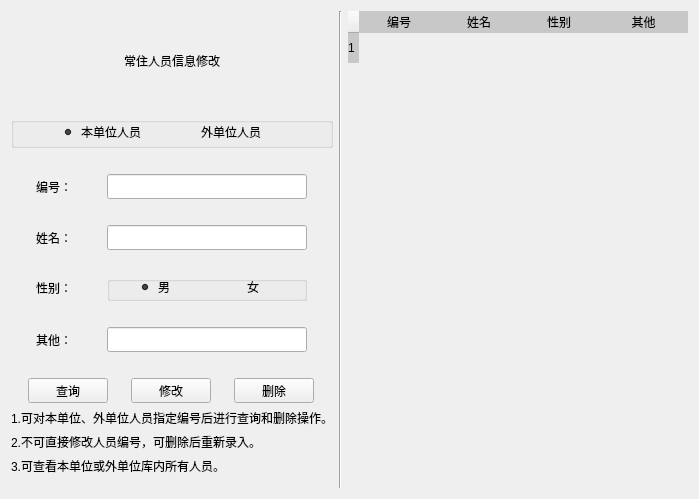
     <widget class="QWidget" name="update">
      <attribute name="title">
       <string>修改人员信息</string>
      </attribute>
      <layout class="QGridLayout" name="gridLayout_3">
       <item row="0" column="0">
        <layout class="QHBoxLayout" name="horizontalLayout_15">
         <item>
          <layout class="QVBoxLayout" name="verticalLayout_4">
           <item>
            <widget class="QLabel" name="label_10">
             <property name="minimumSize">
              <size>
               <width>250</width>
               <height>100</height>
              </size>
             </property>
             <property name="styleSheet">
              <string notr="true">background-color:rgba(0,0,0,0);border-color:rgba(0,0,0,255);color: rgba(0, 0, 0,254);border-style:none;border-width:0px;border-radius:8px;font:25px &quot;方正小标宋简体&quot;;font-style:normal;font-weight: lighter;text-decoration:blink;</string>
             </property>
             <property name="text">
              <string>&lt;html&gt;&lt;head/&gt;&lt;body&gt;&lt;p align=&quot;center&quot;&gt;常住人员信息修改&lt;/p&gt;&lt;/body&gt;&lt;/html&gt;</string>
             </property>
            </widget>
           </item>
           <item>
            <layout class="QHBoxLayout" name="horizontalLayout_65">
             <item>
              <widget class="QGroupBox" name="groupBox_4">
               <property name="minimumSize">
                <size>
                 <width>0</width>
                 <height>30</height>
                </size>
               </property>
               <property name="title">
                <string/>
               </property>
               <widget class="QRadioButton" name="editin">
                <property name="geometry">
                 <rect>
                  <x>50</x>
                  <y>6</y>
                  <width>109</width>
                  <height>18</height>
                 </rect>
                </property>
                <property name="minimumSize">
                 <size>
                  <width>0</width>
                  <height>0</height>
                 </size>
                </property>
                <property name="maximumSize">
                 <size>
                  <width>16777215</width>
                  <height>16777215</height>
                 </size>
                </property>
                <property name="layoutDirection">
                 <enum>Qt::LeftToRight</enum>
                </property>
                <property name="styleSheet">
                 <string notr="true">background-color:rgba(0,0,0,0);border-color:rgba(0,0,0,255);color: rgba(0, 0, 0,254);border-style:none;border-width:0px;border-radius:8px;font:18px &quot;宋体&quot;;font-style:normal;font-weight: lighter;text-decoration:blink;</string>
                </property>
                <property name="text">
                 <string>本单位人员</string>
                </property>
                <property name="checked">
                 <bool>true</bool>
                </property>
                <property name="autoExclusive">
                 <bool>true</bool>
                </property>
               </widget>
               <widget class="QRadioButton" name="editout">
                <property name="geometry">
                 <rect>
                  <x>170</x>
                  <y>6</y>
                  <width>158</width>
                  <height>18</height>
                 </rect>
                </property>
                <property name="minimumSize">
                 <size>
                  <width>0</width>
                  <height>0</height>
                 </size>
                </property>
                <property name="maximumSize">
                 <size>
                  <width>16777215</width>
                  <height>16777215</height>
                 </size>
                </property>
                <property name="styleSheet">
                 <string notr="true">background-color:rgba(0,0,0,0);border-color:rgba(0,0,0,255);color: rgba(0, 0, 0,254);border-style:none;border-width:0px;border-radius:8px;font:18px &quot;宋体&quot;;font-style:normal;font-weight: lighter;text-decoration:blink;</string>
                </property>
                <property name="text">
                 <string>外单位人员</string>
                </property>
               </widget>
              </widget>
             </item>
            </layout>
           </item>
           <item>
            <spacer name="verticalSpacer_7">
             <property name="orientation">
              <enum>Qt::Vertical</enum>
             </property>
             <property name="sizeType">
              <enum>QSizePolicy::Fixed</enum>
             </property>
             <property name="sizeHint" stdset="0">
              <size>
               <width>20</width>
               <height>20</height>
              </size>
             </property>
            </spacer>
           </item>
           <item>
            <layout class="QVBoxLayout" name="verticalLayout_5">
             <item>
              <layout class="QHBoxLayout" name="horizontalLayout_10">
               <item>
                <widget class="QLabel" name="num1_2">
                 <property name="minimumSize">
                  <size>
                   <width>40</width>
                   <height>25</height>
                  </size>
                 </property>
                 <property name="maximumSize">
                  <size>
                   <width>40</width>
                   <height>25</height>
                  </size>
                 </property>
                 <property name="text">
                  <string>编号：</string>
                 </property>
                </widget>
               </item>
               <item>
                <widget class="QLineEdit" name="num_2">
                 <property name="minimumSize">
                  <size>
                   <width>200</width>
                   <height>25</height>
                  </size>
                 </property>
                 <property name="maximumSize">
                  <size>
                   <width>200</width>
                   <height>25</height>
                  </size>
                 </property>
                </widget>
               </item>
              </layout>
             </item>
             <item>
              <spacer name="verticalSpacer_8">
               <property name="orientation">
                <enum>Qt::Vertical</enum>
               </property>
               <property name="sizeHint" stdset="0">
                <size>
                 <width>20</width>
                 <height>20</height>
                </size>
               </property>
              </spacer>
             </item>
             <item>
              <layout class="QHBoxLayout" name="horizontalLayout_11">
               <item>
                <widget class="QLabel" name="name1_2">
                 <property name="minimumSize">
                  <size>
                   <width>40</width>
                   <height>25</height>
                  </size>
                 </property>
                 <property name="maximumSize">
                  <size>
                   <width>40</width>
                   <height>25</height>
                  </size>
                 </property>
                 <property name="text">
                  <string>姓名：</string>
                 </property>
                </widget>
               </item>
               <item>
                <widget class="QLineEdit" name="name_2">
                 <property name="minimumSize">
                  <size>
                   <width>200</width>
                   <height>25</height>
                  </size>
                 </property>
                 <property name="maximumSize">
                  <size>
                   <width>200</width>
                   <height>25</height>
                  </size>
                 </property>
                </widget>
               </item>
              </layout>
             </item>
             <item>
              <spacer name="verticalSpacer_9">
               <property name="orientation">
                <enum>Qt::Vertical</enum>
               </property>
               <property name="sizeHint" stdset="0">
                <size>
                 <width>20</width>
                 <height>20</height>
                </size>
               </property>
              </spacer>
             </item>
             <item>
              <layout class="QHBoxLayout" name="horizontalLayout_12">
               <item>
                <widget class="QLabel" name="sex1_2">
                 <property name="minimumSize">
                  <size>
                   <width>40</width>
                   <height>25</height>
                  </size>
                 </property>
                 <property name="maximumSize">
                  <size>
                   <width>40</width>
                   <height>25</height>
                  </size>
                 </property>
                 <property name="mouseTracking">
                  <bool>true</bool>
                 </property>
                 <property name="layoutDirection">
                  <enum>Qt::LeftToRight</enum>
                 </property>
                 <property name="lineWidth">
                  <number>1</number>
                 </property>
                 <property name="text">
                  <string>&lt;html&gt;&lt;head/&gt;&lt;body&gt;&lt;p&gt;性别：&lt;/p&gt;&lt;/body&gt;&lt;/html&gt;</string>
                 </property>
                </widget>
               </item>
               <item>
                <layout class="QHBoxLayout" name="horizontalLayout_9">
                 <item>
                  <widget class="QGroupBox" name="groupBox">
                   <property name="minimumSize">
                    <size>
                     <width>200</width>
                     <height>25</height>
                    </size>
                   </property>
                   <property name="maximumSize">
                    <size>
                     <width>200</width>
                     <height>25</height>
                    </size>
                   </property>
                   <property name="title">
                    <string/>
                   </property>
                   <widget class="QRadioButton" name="sex_man_2">
                    <property name="geometry">
                     <rect>
                      <x>31</x>
                      <y>2</y>
                      <width>100</width>
                      <height>18</height>
                     </rect>
                    </property>
                    <property name="minimumSize">
                     <size>
                      <width>100</width>
                      <height>0</height>
                     </size>
                    </property>
                    <property name="maximumSize">
                     <size>
                      <width>100</width>
                      <height>16777215</height>
                     </size>
                    </property>
                    <property name="layoutDirection">
                     <enum>Qt::LeftToRight</enum>
                    </property>
                    <property name="styleSheet">
                     <string notr="true">background-color:rgba(0,0,0,0);border-color:rgba(0,0,0,255);color: rgba(0, 0, 0,254);border-style:none;border-width:0px;border-radius:8px;font:18px &quot;宋体&quot;;font-style:normal;font-weight: lighter;text-decoration:blink;</string>
                    </property>
                    <property name="text">
                     <string>男</string>
                    </property>
                    <property name="checked">
                     <bool>true</bool>
                    </property>
                    <property name="autoExclusive">
                     <bool>true</bool>
                    </property>
                   </widget>
                   <widget class="QRadioButton" name="sex_wo_2">
                    <property name="geometry">
                     <rect>
                      <x>120</x>
                      <y>2</y>
                      <width>100</width>
                      <height>18</height>
                     </rect>
                    </property>
                    <property name="minimumSize">
                     <size>
                      <width>100</width>
                      <height>0</height>
                     </size>
                    </property>
                    <property name="maximumSize">
                     <size>
                      <width>100</width>
                      <height>16777215</height>
                     </size>
                    </property>
                    <property name="styleSheet">
                     <string notr="true">background-color:rgba(0,0,0,0);border-color:rgba(0,0,0,255);color: rgba(0, 0, 0,254);border-style:none;border-width:0px;border-radius:8px;font:18px &quot;宋体&quot;;font-style:normal;font-weight: lighter;text-decoration:blink;</string>
                    </property>
                    <property name="text">
                     <string>女</string>
                    </property>
                   </widget>
                  </widget>
                 </item>
                </layout>
               </item>
              </layout>
             </item>
             <item>
              <spacer name="verticalSpacer_10">
               <property name="orientation">
                <enum>Qt::Vertical</enum>
               </property>
               <property name="sizeHint" stdset="0">
                <size>
                 <width>20</width>
                 <height>20</height>
                </size>
               </property>
              </spacer>
             </item>
             <item>
              <layout class="QHBoxLayout" name="horizontalLayout_13">
               <item>
                <widget class="QLabel" name="other1_2">
                 <property name="minimumSize">
                  <size>
                   <width>40</width>
                   <height>25</height>
                  </size>
                 </property>
                 <property name="maximumSize">
                  <size>
                   <width>40</width>
                   <height>25</height>
                  </size>
                 </property>
                 <property name="text">
                  <string>其他：</string>
                 </property>
                </widget>
               </item>
               <item>
                <widget class="QLineEdit" name="other_2">
                 <property name="minimumSize">
                  <size>
                   <width>200</width>
                   <height>25</height>
                  </size>
                 </property>
                 <property name="maximumSize">
                  <size>
                   <width>200</width>
                   <height>25</height>
                  </size>
                 </property>
                </widget>
               </item>
              </layout>
             </item>
            </layout>
           </item>
           <item>
            <spacer name="verticalSpacer_11">
             <property name="orientation">
              <enum>Qt::Vertical</enum>
             </property>
             <property name="sizeType">
              <enum>QSizePolicy::Fixed</enum>
             </property>
             <property name="sizeHint" stdset="0">
              <size>
               <width>20</width>
               <height>20</height>
              </size>
             </property>
            </spacer>
           </item>
           <item>
            <layout class="QHBoxLayout" name="horizontalLayout_14">
             <item>
              <widget class="QPushButton" name="search">
               <property name="minimumSize">
                <size>
                 <width>80</width>
                 <height>25</height>
                </size>
               </property>
               <property name="maximumSize">
                <size>
                 <width>80</width>
                 <height>25</height>
                </size>
               </property>
               <property name="text">
                <string>查询</string>
               </property>
              </widget>
             </item>
             <item>
              <widget class="QPushButton" name="edit">
               <property name="minimumSize">
                <size>
                 <width>80</width>
                 <height>25</height>
                </size>
               </property>
               <property name="maximumSize">
                <size>
                 <width>80</width>
                 <height>25</height>
                </size>
               </property>
               <property name="text">
                <string>修改</string>
               </property>
              </widget>
             </item>
             <item>
              <widget class="QPushButton" name="delpeo">
               <property name="minimumSize">
                <size>
                 <width>80</width>
                 <height>25</height>
                </size>
               </property>
               <property name="maximumSize">
                <size>
                 <width>80</width>
                 <height>25</height>
                </size>
               </property>
               <property name="text">
                <string>删除</string>
               </property>
              </widget>
             </item>
            </layout>
           </item>
           <item>
            <widget class="QLabel" name="xiu">
             <property name="text">
              <string>1.可对本单位、外单位人员指定编号后进行查询和删除操作。</string>
             </property>
            </widget>
           </item>
           <item>
            <widget class="QLabel" name="xiu_2">
             <property name="text">
              <string>2.不可直接修改人员编号，可删除后重新录入。</string>
             </property>
            </widget>
           </item>
           <item>
            <widget class="QLabel" name="label_3">
             <property name="text">
              <string>3.可查看本单位或外单位库内所有人员。</string>
             </property>
            </widget>
           </item>
           <item>
            <spacer name="verticalSpacer_12">
             <property name="orientation">
              <enum>Qt::Vertical</enum>
             </property>
             <property name="sizeHint" stdset="0">
              <size>
               <width>321</width>
               <height>13</height>
              </size>
             </property>
            </spacer>
           </item>
          </layout>
         </item>
         <item>
          <widget class="Line" name="line_2">
           <property name="orientation">
            <enum>Qt::Vertical</enum>
           </property>
          </widget>
         </item>
         <item>
          <widget class="QTableWidget" name="tableWidget">
           <property name="minimumSize">
            <size>
             <width>340</width>
             <height>400</height>
            </size>
           </property>
           <property name="styleSheet">
            <string notr="true">QTableWidget{background-color:rgba(0,0,0,0);border-color:rgba(0,0,0,0);color: rgba(0, 0, 0,255);border-style:none;border-width:1px;border-radius:0px;alternate-background-color:rgba(0,0,0,36);gridline-color:rgba(0,6,3,0);font:19px &quot;宋体&quot;;}QHeaderView::section{border-style:none;border-width:1px;border-radius:0px;background-color:rgba(0,0,0,42);border-color:rgba(0,0,0,136);}</string>
           </property>
           <property name="gridStyle">
            <enum>Qt::SolidLine</enum>
           </property>
           <property name="sortingEnabled">
            <bool>true</bool>
           </property>
           <attribute name="horizontalHeaderCascadingSectionResizes">
            <bool>false</bool>
           </attribute>
           <attribute name="horizontalHeaderMinimumSectionSize">
            <number>50</number>
           </attribute>
           <attribute name="horizontalHeaderDefaultSectionSize">
            <number>80</number>
           </attribute>
           <attribute name="horizontalHeaderHighlightSections">
            <bool>true</bool>
           </attribute>
           <attribute name="horizontalHeaderShowSortIndicator" stdset="0">
            <bool>true</bool>
           </attribute>
           <attribute name="horizontalHeaderStretchLastSection">
            <bool>true</bool>
           </attribute>
           <attribute name="verticalHeaderHighlightSections">
            <bool>true</bool>
           </attribute>
           <attribute name="verticalHeaderShowSortIndicator" stdset="0">
            <bool>false</bool>
           </attribute>
           <row>
            <property name="text">
             <string>1</string>
            </property>
           </row>
           <column>
            <property name="text">
             <string>编号</string>
            </property>
           </column>
           <column>
            <property name="text">
             <string>姓名</string>
            </property>
           </column>
           <column>
            <property name="text">
             <string>性别</string>
            </property>
           </column>
           <column>
            <property name="text">
             <string>其他</string>
            </property>
           </column>
          </widget>
         </item>
        </layout>
       </item>
      </layout>
     </widget>
